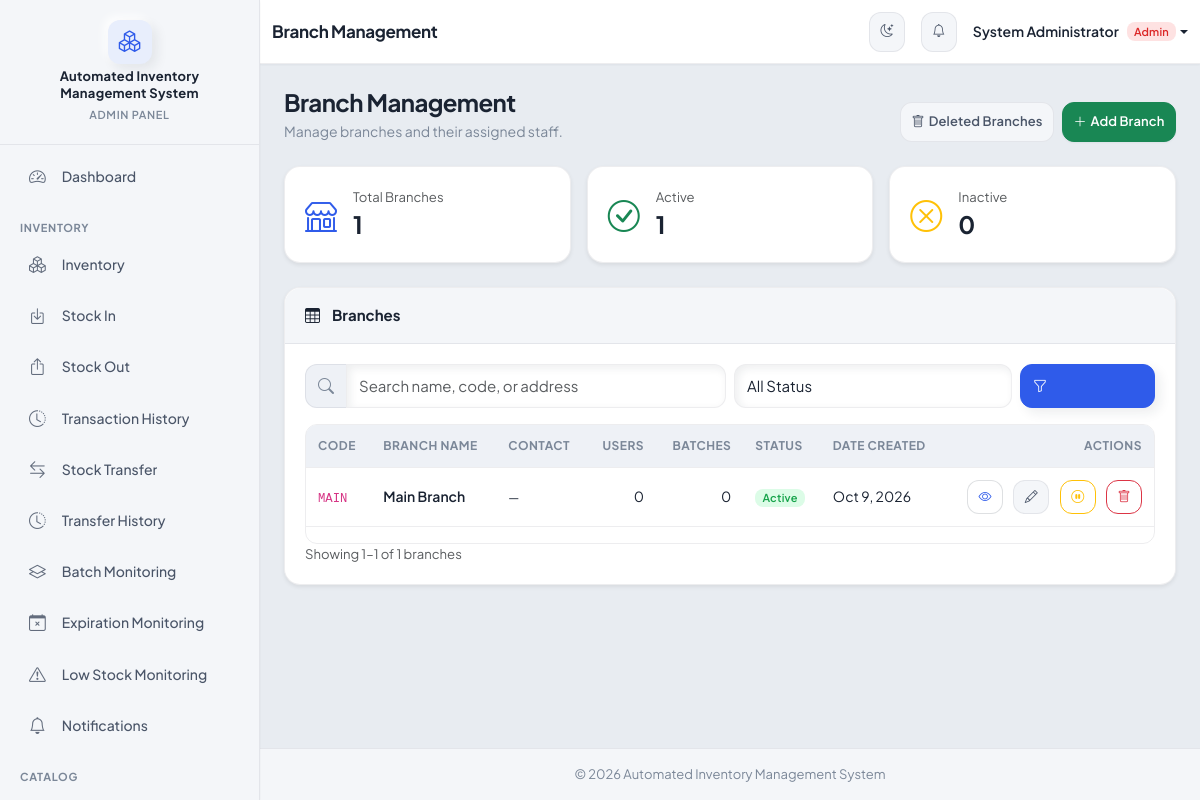
/admin/branches.php (signed in), run on the app's committed database.
### tables this page shows
CREATE TABLE `branches` (
  `branch_id` int(11) NOT NULL,
  `branch_code` varchar(20) NOT NULL,
  `branch_name` varchar(150) NOT NULL,
  `address` text DEFAULT NULL,
  `contact_number` varchar(20) DEFAULT NULL,
  `email` varchar(100) DEFAULT NULL,
  `status` enum('active','inactive') NOT NULL DEFAULT 'active',
  `deleted_at` timestamp NULL DEFAULT NULL,
  `created_at` timestamp NOT NULL DEFAULT current_timestamp(),
  `updated_at` timestamp NULL DEFAULT current_timestamp() ON UPDATE current_timestamp()
);

CREATE TABLE `users` (
  `id` int(11) NOT NULL,
  `fullname` varchar(100) NOT NULL,
  `username` varchar(50) NOT NULL,
  `email` varchar(100) DEFAULT NULL,
  `password` varchar(255) NOT NULL,
  `role` enum('admin','staff') NOT NULL DEFAULT 'staff',
  `branch_id` int(11) DEFAULT NULL,
  `status` enum('active','inactive') DEFAULT 'active',
  `profile_image` varchar(255) DEFAULT NULL,
  `last_login` datetime DEFAULT NULL,
  `failed_attempts` int(11) DEFAULT 0,
  `locked_until` datetime DEFAULT NULL,
  `deleted_at` datetime DEFAULT NULL,
  `created_at` timestamp NOT NULL DEFAULT current_timestamp(),
  `updated_at` timestamp NOT NULL DEFAULT current_timestamp() ON UPDATE current_timestamp()
);

### admin/branches.php (called while the page is built, shortened)
<?php
require __DIR__ . '/../includes/branches_list_page.php';

### includes/functions.php (called while the page is built, shortened)
<?php
if (!function_exists('e')) {
    function e(mixed $value): string
    {
        return htmlspecialchars((string) $value, ENT_QUOTES | ENT_SUBSTITUTE, 'UTF-8');
    }
}
if (!function_exists('current_user_id')) {
    function current_user_id(): int
    {
        return (int) ($_SESSION['user_id'] ?? 0);
    }
}
if (!function_exists('require_login')) {
    function require_login(): void
    {
        $user = fetch_user(current_user_id());
    }
}
if (!function_exists('require_admin')) {
    function require_admin(): void
    {
        require_login();
    }
}
if (!function_exists('csrf_token')) {
    function csrf_token(): string
    {
        return (string) $_SESSION['csrf_token'];
    }
}
if (!function_exists('clean_input')) {
    function clean_input(string $value): string
    {
        return trim(strip_tags($value));
    }
}
if (!function_exists('fetch_user')) {
    function fetch_user(int $id): ?array
    {
        $stmt = db()->prepare('SELECT * FROM users WHERE id = ? LIMIT 1');
        $stmt->execute([$id]);
        $user = $stmt->fetch();
        return $user ?: null;
    }
}
if (!function_exists('format_date')) {
    function format_date(?string $datetime, string $format = 'M j, Y g:i A'): string
    {
        $timestamp = strtotime($datetime);
        return $timestamp !== false ? date($format, $timestamp) : '—';
    }
}
if (!function_exists('paginate')) {
    function paginate(int $total, int $perPage, int $page): array
    {
        $perPage = max(1, $perPage);
        $totalPages = max(1, (int) ceil($total / $perPage));
        $page = min(max(1, $page), $totalPages);
        $offset = ($page - 1) * $perPage;
        return [$totalPages, $offset, $page];
    }
}
if (!function_exists('branch_stats')) {
    function branch_stats(): array
    {
        $stats = ['total' => 0, 'active' => 0, 'inactive' => 0, 'deleted' => 0];
        try {
            $pdo = db();
            $stats['total'] = (int) $pdo->query("SELECT COUNT(*) FROM branches WHERE deleted_at IS NULL")->fetchColumn();
            $stats['active'] = (int) $pdo->query("SELECT COUNT(*) FROM branches WHERE deleted_at IS NULL AND status = 'active'")->fetchColumn();
            $stats['inactive'] = (int) $pdo->query("SELECT COUNT(*) FROM branches WHERE deleted_at IS NULL AND status = 'inactive'")->fetchColumn();
            $stats['deleted'] = (int) $pdo->query("SELECT COUNT(*) FROM branches WHERE deleted_at IS NOT NULL")->fetchColumn();
        } catch (Throwable $e) {
            error_log('branch_stats failed: ' . $e->getMessage());
        }
        return $stats;
    }
}
if (!function_exists('branch_user_count')) {
    function branch_user_count(int $branchId): int
    {
        try {
            $stmt = db()->prepare('SELECT COUNT(*) FROM users WHERE branch_id = ? AND deleted_at IS NULL');
            $stmt->execute([$branchId]);
            return (int) $stmt->fetchColumn();
        } catch (Throwable $e) {
            error_log('branch_user_count failed: ' . $e->getMessage());
            return 0;
        }
    }
}
if (!function_exists('branch_batch_count')) {
    function branch_batch_count(int $branchId): int
    {
        try {
            $stmt = db()->prepare('SELECT COUNT(*) FROM inventory_batches WHERE branch_id = ?');
            $stmt->execute([$branchId]);
            return (int) $stmt->fetchColumn();
        } catch (Throwable $e) {
            error_log('branch_batch_count failed: ' . $e->getMessage());
            return 0;
        }
    }
}

### includes/config.php (called while the page is built, shortened)
<?php
function db(): PDO
{
    static $pdo = null;
    if ($pdo === null) {
        $dsn = sprintf(
            'mysql:host=%s;port=%d;dbname=%s;charset=utf8mb4',
            DB_HOST,
            DB_PORT,
            DB_NAME
        );
        $options = [
            PDO::ATTR_ERRMODE            => PDO::ERRMODE_EXCEPTION,
            PDO::ATTR_DEFAULT_FETCH_MODE => PDO::FETCH_ASSOC,
            PDO::ATTR_EMULATE_PREPARES   => false,
            PDO::ATTR_PERSISTENT         => false,
        ];
        try {
            $pdo = new PDO($dsn, DB_USER, DB_PASS, $options);
        } catch (PDOException $e) {
            error_log('Database connection failed: ' . $e->getMessage());
            http_response_code(500);
            if (APP_ENV === 'development') {
                die('Database connection failed: ' . htmlspecialchars($e->getMessage(), ENT_QUOTES, 'UTF-8'));
            }
            die('Database connection failed. Please try again later.');
        }
    }
    return $pdo;
}

### includes/branches_list_page.php (the view, shortened to what this page needs)
<?php
require_once __DIR__ . '/config.php';
require_once __DIR__ . '/functions.php';
require_once __DIR__ . '/auth.php';
require_admin();
$search = clean_input($_GET['search'] ?? '');
$status = clean_input($_GET['status'] ?? '');
$page   = max(1, (int) ($_GET['page'] ?? 1));
$perPage = PER_PAGE;
$where = ['deleted_at IS NULL'];
$params = [];
$whereSql = implode(' AND ', $where);
$pdo = db();
$countStmt = $pdo->prepare("SELECT COUNT(*) FROM branches WHERE {$whereSql}");
$countStmt->execute($params);
$total = (int) $countStmt->fetchColumn();
[$totalPages, $offset, $page] = paginate($total, $perPage, $page);
$stmt = $pdo->prepare(
    "SELECT * FROM branches WHERE {$whereSql} ORDER BY branch_name ASC LIMIT {$perPage} OFFSET {$offset}"
);
$stmt->execute($params);
$branches = $stmt->fetchAll();
$stats = branch_stats();
require __DIR__ . '/header.php';
?>
<div class="dash-heading">
    <div>
        <h2>Branch Management</h2>
        <div class="text-muted">Manage branches and their assigned staff.</div>
    </div>
    <div class="d-flex gap-2">
        <a href="branches_deleted.php" class="btn btn-sm btn-outline-secondary"><i class="bi bi-trash me-1"></i> Deleted Branches</a>
        <a href="branch_create.php" class="btn btn-sm btn-success"><i class="bi bi-plus-lg me-1"></i> Add Branch</a>
    </div>
</div>
<div class="row g-3 mb-4">
    <?php
    $cards = [
        ['Total Branches', $stats['total'],    'shop',         'primary'],
        ['Active',         $stats['active'],   'check-circle', 'success'],
        ['Inactive',       $stats['inactive'], 'x-circle',     'warning'],
    ];
    foreach ($cards as $c): ?>
        <div class="col-6 col-md-4">
            <div class="card stat-card shadow-sm h-100">
                <div class="card-body d-flex align-items-center">
                    <i class="bi bi-<?= e($c[2]) ?> fs-2 text-<?= e($c[3]) ?> me-3"></i>
                    <div>
                        <div class="text-muted small"><?= e($c[0]) ?></div>
                        <div class="fs-4 fw-bold"><?= (int) $c[1] ?></div>
                    </div>
                </div>
            </div>
        </div>
    <?php endforeach; ?>
</div>
<div class="card shadow-sm">
    <div class="card-header d-flex flex-wrap gap-2 align-items-center">
        <i class="bi bi-table me-1"></i> <strong>Branches</strong>
    </div>
    <div class="card-body">
        <form method="GET" class="row g-2 mb-3">
            <div class="col-md-6">
                <div class="input-group">
                    <span class="input-group-text"><i class="bi bi-search"></i></span>
                    <input type="text" name="search" class="form-control" placeholder="Search name, code, or address" value="<?= e($search) ?>">
                </div>
            </div>
            <div class="col-md-4">
                <select name="status" class="form-select">
                    <option value="">All Status</option>
                </select>
            </div>
            <div class="col-md-2 d-grid">
                <button class="btn btn-primary" type="submit"><i class="bi bi-funnel"></i></button>
            </div>
        </form>
        <div class="table-responsive">
            <table class="table table-hover align-middle">
                <thead class="table-light">
                    <tr>
                        <th>Code</th>
                        <th>Branch Name</th>
                        <th>Contact</th>
                        <th class="text-end">Users</th>
                        <th class="text-end">Batches</th>
                        <th>Status</th>
                        <th>Date Created</th>
                        <th class="text-end">Actions</th>
                    </tr>
                </thead>
                <tbody>
                <?php if (!$branches): ?>
                    <tr><td colspan="8" class="text-center py-5 text-muted">
                        <i class="bi bi-shop fs-1 d-block mb-2"></i>
                        No branches found.
                        <?php if (!$search && !$status): ?><br><a href="branch_create.php">Create your first branch</a>.<?php endif; ?>
                    </td></tr>
                <?php else: foreach ($branches as $b): ?>
                    <tr>
                        <td><code><?= e($b['branch_code']) ?></code></td>
                        <td class="fw-semibold"><?= e($b['branch_name']) ?></td>
                        <td class="small">
                            <?= (!$b['contact_number'] && !$b['email']) ? '—' : '' ?>
                        </td>
                        <td class="text-end"><?= branch_user_count((int) $b['branch_id']) ?></td>
                        <td class="text-end"><?= branch_batch_count((int) $b['branch_id']) ?></td>
                        <td>
                            <?php if ($b['status'] === 'active'): ?>
                                <span class="badge bg-success">Active</span>
                            <?php else: ?>
                                <span class="badge bg-secondary">Inactive</span>
                            <?php endif; ?>
                        </td>
                        <td><?= e(format_date($b['created_at'], 'M j, Y')) ?></td>
                        <td class="text-end text-nowrap">
                            <a href="branch_view.php?id=<?= (int) $b['branch_id'] ?>" class="btn btn-sm btn-outline-primary" title="View"><i class="bi bi-eye"></i></a>
                            <a href="branch_edit.php?id=<?= (int) $b['branch_id'] ?>" class="btn btn-sm btn-outline-secondary" title="Edit"><i class="bi bi-pencil"></i></a>
                            <?php if ($b['status'] === 'active'): ?>
                                <a href="branch_delete.php?action=deactivate&id=<?= (int) $b['branch_id'] ?>&csrf=<?= urlencode(csrf_token()) ?>"
                                   class="btn btn-sm btn-outline-warning" title="Deactivate"
                                   onclick="return confirm('Deactivate this branch? Staff assigned to it will keep their account but the branch will no longer accept new inventory operations.')"><i class="bi bi-pause-circle"></i></a>
                            <?php else: ?>
                                <a href="branch_delete.php?action=activate&id=<?= (int) $b['branch_id'] ?>&csrf=<?= urlencode(csrf_token()) ?>"
                                   class="btn btn-sm btn-outline-success" title="Activate"
                                   onclick="return confirm('Activate this branch?')"><i class="bi bi-play-circle"></i></a>
                            <?php endif; ?>
                            <a href="branch_delete.php?action=delete&id=<?= (int) $b['branch_id'] ?>&csrf=<?= urlencode(csrf_token()) ?>"
                               class="btn btn-sm btn-outline-danger" title="Delete"
                               onclick="return confirm('Delete this branch? Existing inventory and transaction history are preserved and this can be undone from Deleted Branches.')"><i class="bi bi-trash"></i></a>
                        </td>
                    </tr>
                <?php endforeach; endif; ?>
                </tbody>
            </table>
        </div>
        <div class="d-flex flex-wrap justify-content-between align-items-center">
            <div class="text-muted small">
                Showing <?= $total ? ($offset + 1) : 0 ?>&ndash;<?= min($offset + $perPage, $total) ?> of <?= $total ?> branches
            </div>
        </div>
    </div>
</div>
<?php require __DIR__ . '/footer.php'; ?>

### data on the page
branches: branch_code "MAIN", branch_name "Main Branch", branch_id "0", status "Active", created_at "Oct 9, 2026"
users: $offset + 1 "1"

### other printed values
defined('APP_NAME') ? APP_NAME : 'AIMS' "Automated Inventory Management System"
$pageTitle "Branch Management"
$currentUserName "System Administrator"
$role "Admin"
$c[0] "Total Branches"
$c[1] "1"
$c[0] "Active"
$c[0] "Inactive"
$c[1] "0"
min($offset + $perPage, $total) "1"
$total "1"
APP_NAME "Automated Inventory Management System"
